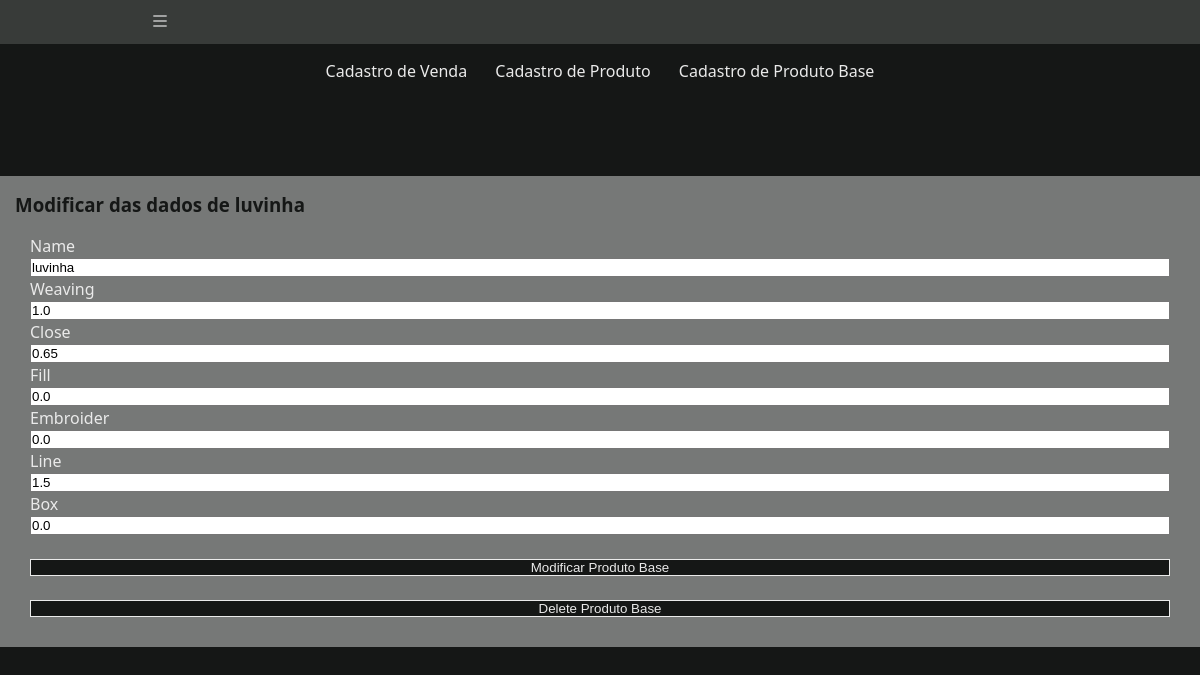
The page /Alterar/Produto-Base/2/ on the database as committed earlier.
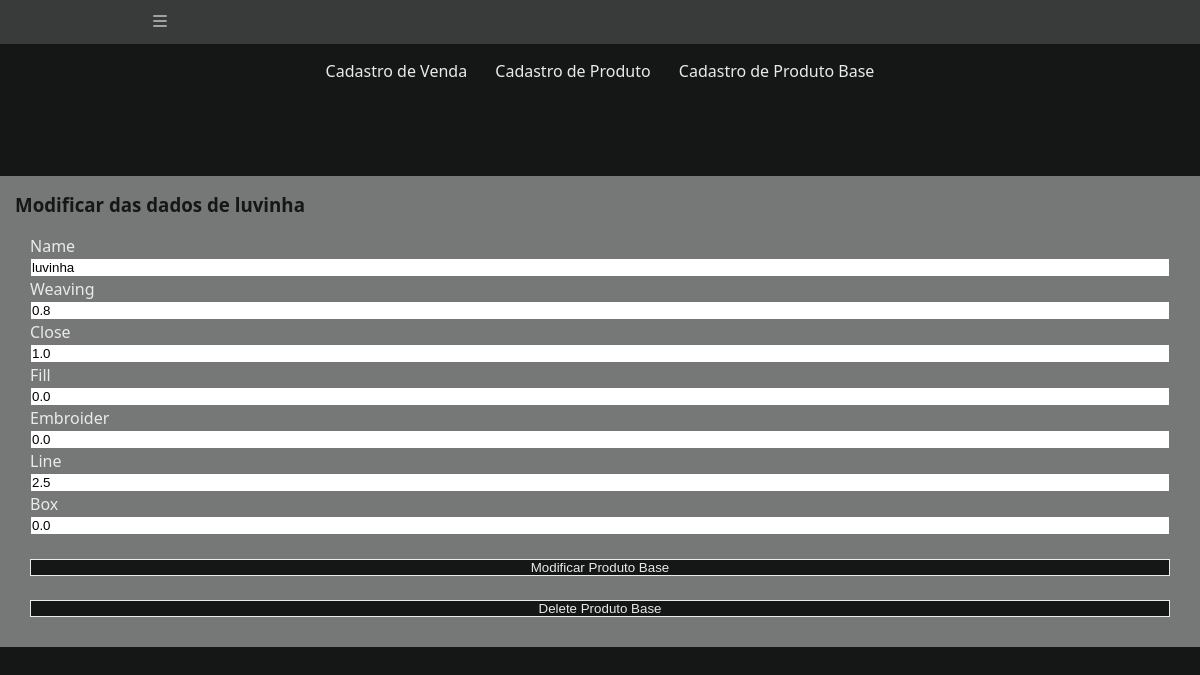
The same page on the database as committed later.
### Venda/models.py (models this page shows, shortened)
class Product_Base_Cost(models.Model):
    class Meta:
        verbose_name = 'Produto_base'
        verbose_name_plural = 'Produtos_bases'
    Name = models.CharField(max_length = 100)
    Weaving = models.FloatField()
    Close = models.FloatField()
    Fill = models.FloatField()
    Embroider = models.FloatField()
    Line = models.FloatField()
    Box = models.FloatField(default = 0.00)

### Venda/views/Modify.py (the view, shortened to what this page needs)
# urls.py: path('Alterar/Produto-Base/<int:id_product_base>/', views.Modify_product_Base, name = "Modify-Product-Base"),
def Modify_product_Base(request, id_product_base):
    product_base = get_object_or_404(
        Product_Base_Cost,
        pk = id_product_base,
    )
    if product_base is None:
        raise Http404('Produto base selecionado não existe')
    form_action = reverse('Sales:Modify-Product-Base', args = (id_product_base,))
    context = {
        'title' : f'Modificar Produto Base',
        'sub_titulo' : f'Modificar das dados de {product_base.Name}',
        'product' : product_base,
        'type_page' : 'Produto Base',
        'url_page' : 'Delete-Product-Base',
        'form' : BaseCost(),
        'form' : BaseCost(instance = product_base),
        'form_action' : form_action,
    }
    return render(
        request,
        'Sales/Form_Sale_Product.html',
        context = context
    )

### Venda/forms.py
class BaseCost(forms.ModelForm):
    class Meta:
        model = Product_Base_Cost
        fields = (
            'Name',
            'Weaving',
            'Close',
            'Fill',
            'Embroider',
            'Line',
            'Box'
        )

### Venda/templates/Sales/Form_Sale_Product.html (shortened to what this page needs)
{% extends "global/base.html" %}
{% block body_page %}
<div class = "sub-header">
    <a class = "link" href = "{% url 'Sales:Register-Sales' %}">Cadastro de Venda</a>
    <a class = "link" href = "{% url 'Sales:Register-Product' %}">Cadastro de Produto</a>
    <a class = "link" href = "{% url 'Sales:Register-Product-Base' %}">Cadastro de Produto Base</a>
</div>
<br>
<br>
    <div class = "content">
        <h3>{{sub_titulo}}</h3>
        <div class = "content form-wrapper">
            <form
                action="{{ form_action }}"
                method="POST"
                enctype="multipart/form-data"
            >
                <div class="form-content">
                    {% for field in form %}
                    <div class="form-group">
                        <label for="{{ field.id_for_label }}"><p>{{ field.label }}</p></label>
                        {{ field }}
                    </div>
                    {% endfor %}
                </div>
                <br>
                <div class="form-content form-group">
                    <button class="btn" type="submit">{{ title }}</button>
                </div>
            </form>
            <br>
            {% if type_page != 'Cadastro' %}
                <form
                    action = "{% url 'Sales:Delete-Product' product.id type_page %}"
                    method = 'POST'
                >
                    <div class="form-content form-group">
                        <button class = 'btn' type = 'submit'>Delete {{type_page}}</button>
                    </div>
                </form>
            {% endif %}
        </div>
    </div>
{% endblock body_page %}

Rows that differ between the two databases and show on the page:
changed Product_Base_Cost "luvinha": Weaving "1.0" → "0.8"; Close "0.65" → "1.0"; Line "1.5" → "2.5"
